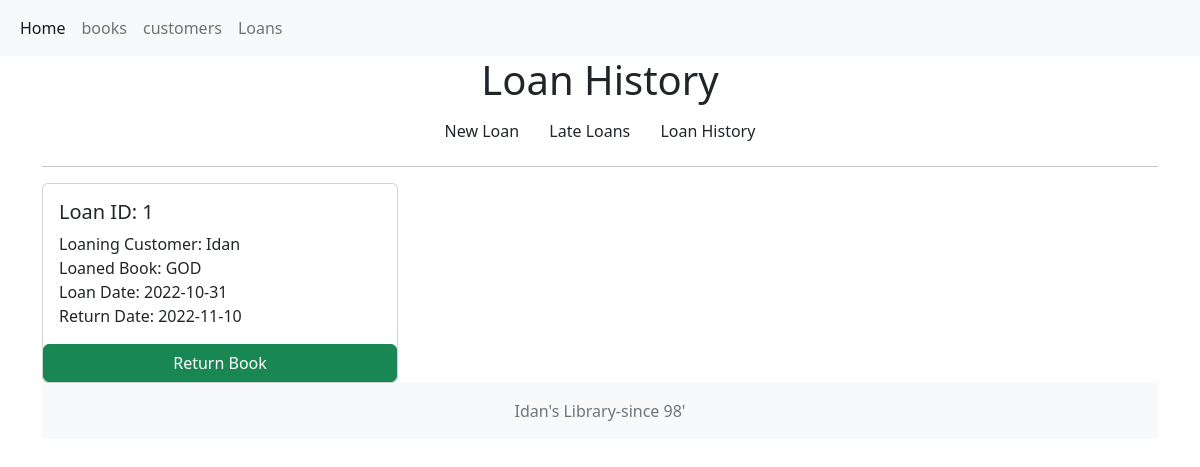
The app's page /Loans/-1 with its own data.
### new.py (models this page shows, shortened)
class Loans(db.Model):
    id = db.Column('LoanID', db.Integer, primary_key = True)
    customer_id = db.Column('customerID', db.Integer, db.ForeignKey("customers.customerID"))
    book_id = db.Column('BookID', db.Integer, db.ForeignKey("books.BookID"))
    loan_date = db.Column('LoanDate', db.Date)
    return_date = db.Column('ReturnDate', db.Date)
    returned = db.Column('ReturnedOn', db.Boolean)

class Books(db.Model):
    id = db.Column('BookID', db.Integer, primary_key = True)
    book_name = db.Column('BookName', db.String(100))
    book_author = db.Column('BookAuthor', db.String(50))
    published = db.Column('PublishedDate', db.String(10))
    book_type = db.Column('BookType', db.Integer)
    loanlink = db.relationship("Loans", backref = "books")

### new.py (the view, shortened to what this page needs)
@app.route('/Loans/<id>')
@app.route('/Loans/', methods = ['GET', 'POST'])
def all_loans(id = 0):
    if request.method == 'GET':
        if int(id) > 0:
            return render_template('all_loans.html', loans = Loans.query.get(int(id)))
        if int(id) == -1:
            return render_template('all_loans.html', loans = Loans.query.filter_by(returned = True), returned = True)
        return render_template('all_loans.html', loans = Loans.query.filter_by(returned = False))

### templates/all_loans.html (shortened to what this page needs)
{% extends "layout.html" %}
{% block head %}
{{ super() }}
{% endblock %}
{% block content %}
<div class="d-flex justify-content-center">
    {%- if returned == True %}
    <h1>Loan History</h1>
    {% else %}
    <h1>Loans</h1>
    {% endif %}
</div>
<div class="d-flex justify-content-center">
    <a class="btn btn" href="/NewLoans/" role="button">New Loan</a>
    <a class="btn btn" href="/Loans/Late/" role="button">Late Loans</a>
    <a class="btn btn" href="/Loans/-1" role="button">Loan History</a>
</div>
<hr>
<div class="row row-cols-1 row-cols-md-3 g-4">
    {%- for loan in loans %}
    <div class="col">
        <div class="card h-100">
            <div class="card-body">
                <h5 class="card-title">Loan ID: {{ loan.id }}</h5>
                <p class="card-text">Loaning Customer: {{ loan.customers.customer_name }}
                    <br>
                    Loaned Book: {{ loan.books.book_name }}
                    <br>
                    Loan Date: {{ loan.loan_date }}
                    <br>
                    Return Date: {{ loan.return_date }}
                </p>
            </div>
            <a href="/Loans/Return/{{loan.id}}"class="btn btn-success">Return Book</a>
        </div>
    </div>
    {% endfor %}
</div>
{% endblock %}

### records on screen
Loans: id "1", customers.customer_name "Idan", books.book_name "GOD", loan_date "2022-10-31", return_date "2022-11-10"
